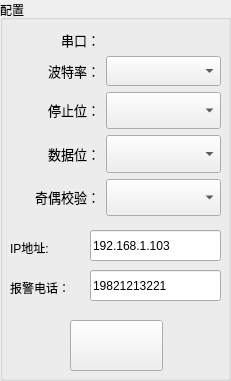
   <widget class="QGroupBox" name="groupBox_16">
    <property name="geometry">
     <rect>
      <x>660</x>
      <y>10</y>
      <width>231</width>
      <height>381</height>
     </rect>
    </property>
    <property name="title">
     <string>配置</string>
    </property>
    <widget class="QPushButton" name="pushButton_switch">
     <property name="geometry">
      <rect>
       <x>70</x>
       <y>320</y>
       <width>93</width>
       <height>51</height>
      </rect>
     </property>
     <property name="styleSheet">
      <string notr="true">border-image: url(:/off/off.png);</string>
     </property>
     <property name="text">
      <string/>
     </property>
    </widget>
    <widget class="QLineEdit" name="lineEdit_ip">
     <property name="geometry">
      <rect>
       <x>90</x>
       <y>230</y>
       <width>131</width>
       <height>31</height>
      </rect>
     </property>
     <property name="text">
      <string>192.168.1.103</string>
     </property>
    </widget>
    <widget class="QLabel" name="label">
     <property name="geometry">
      <rect>
       <x>10</x>
       <y>240</y>
       <width>54</width>
       <height>16</height>
      </rect>
     </property>
     <property name="text">
      <string>IP地址:</string>
     </property>
    </widget>
    <widget class="QWidget" name="layoutWidget_19">
     <property name="geometry">
      <rect>
       <x>10</x>
       <y>30</y>
       <width>211</width>
       <height>186</height>
      </rect>
     </property>
     <layout class="QVBoxLayout" name="verticalLayout_2">
      <item>
       <layout class="QVBoxLayout" name="verticalLayout_35">
        <item>
         <widget class="QLabel" name="label_61">
          <property name="sizePolicy">
           <sizepolicy hsizetype="Fixed" vsizetype="Fixed">
            <horstretch>0</horstretch>
            <verstretch>0</verstretch>
           </sizepolicy>
          </property>
          <property name="minimumSize">
           <size>
            <width>90</width>
            <height>20</height>
           </size>
          </property>
          <property name="font">
           <font>
            <pointsize>10</pointsize>
           </font>
          </property>
          <property name="text">
           <string>串口：</string>
          </property>
          <property name="alignment">
           <set>Qt::AlignRight|Qt::AlignTrailing|Qt::AlignVCenter</set>
          </property>
         </widget>
        </item>
       </layout>
      </item>
      <item>
       <layout class="QHBoxLayout" name="horizontalLayout_57">
        <item>
         <widget class="QLabel" name="label_2">
          <property name="sizePolicy">
           <sizepolicy hsizetype="Fixed" vsizetype="Fixed">
            <horstretch>0</horstretch>
            <verstretch>0</verstretch>
           </sizepolicy>
          </property>
          <property name="minimumSize">
           <size>
            <width>90</width>
            <height>20</height>
           </size>
          </property>
          <property name="font">
           <font>
            <pointsize>10</pointsize>
           </font>
          </property>
          <property name="text">
           <string>波特率：</string>
          </property>
          <property name="alignment">
           <set>Qt::AlignRight|Qt::AlignTrailing|Qt::AlignVCenter</set>
          </property>
         </widget>
        </item>
        <item>
         <widget class="QComboBox" name="comboBox_baudrate">
          <property name="sizePolicy">
           <sizepolicy hsizetype="Preferred" vsizetype="Preferred">
            <horstretch>0</horstretch>
            <verstretch>0</verstretch>
           </sizepolicy>
          </property>
          <property name="minimumSize">
           <size>
            <width>0</width>
            <height>30</height>
           </size>
          </property>
          <property name="maximumSize">
           <size>
            <width>16777215</width>
            <height>30</height>
           </size>
          </property>
         </widget>
        </item>
       </layout>
      </item>
      <item>
       <layout class="QHBoxLayout" name="horizontalLayout_58">
        <item>
         <widget class="QLabel" name="label_62">
          <property name="sizePolicy">
           <sizepolicy hsizetype="Fixed" vsizetype="Fixed">
            <horstretch>0</horstretch>
            <verstretch>0</verstretch>
           </sizepolicy>
          </property>
          <property name="minimumSize">
           <size>
            <width>90</width>
            <height>20</height>
           </size>
          </property>
          <property name="font">
           <font>
            <pointsize>10</pointsize>
           </font>
          </property>
          <property name="text">
           <string>停止位：</string>
          </property>
          <property name="alignment">
           <set>Qt::AlignRight|Qt::AlignTrailing|Qt::AlignVCenter</set>
          </property>
         </widget>
        </item>
        <item>
         <widget class="QComboBox" name="comboBox_stopBit">
          <property name="sizePolicy">
           <sizepolicy hsizetype="Preferred" vsizetype="Preferred">
            <horstretch>0</horstretch>
            <verstretch>0</verstretch>
           </sizepolicy>
          </property>
          <property name="minimumSize">
           <size>
            <width>0</width>
            <height>30</height>
           </size>
          </property>
         </widget>
        </item>
       </layout>
      </item>
      <item>
       <layout class="QHBoxLayout" name="horizontalLayout_59">
        <item>
         <widget class="QLabel" name="label_63">
          <property name="sizePolicy">
           <sizepolicy hsizetype="Fixed" vsizetype="Fixed">
            <horstretch>0</horstretch>
            <verstretch>0</verstretch>
           </sizepolicy>
          </property>
          <property name="minimumSize">
           <size>
            <width>90</width>
            <height>20</height>
           </size>
          </property>
          <property name="font">
           <font>
            <pointsize>10</pointsize>
           </font>
          </property>
          <property name="text">
           <string>数据位：</string>
          </property>
          <property name="alignment">
           <set>Qt::AlignRight|Qt::AlignTrailing|Qt::AlignVCenter</set>
          </property>
         </widget>
        </item>
        <item>
         <widget class="QComboBox" name="comboBox_dataBit">
          <property name="sizePolicy">
           <sizepolicy hsizetype="Preferred" vsizetype="Preferred">
            <horstretch>0</horstretch>
            <verstretch>0</verstretch>
           </sizepolicy>
          </property>
          <property name="minimumSize">
           <size>
            <width>0</width>
            <height>30</height>
           </size>
          </property>
         </widget>
        </item>
       </layout>
      </item>
      <item>
       <layout class="QHBoxLayout" name="horizontalLayout_60">
        <item>
         <widget class="QLabel" name="label_64">
          <property name="sizePolicy">
           <sizepolicy hsizetype="Fixed" vsizetype="Fixed">
            <horstretch>0</horstretch>
            <verstretch>0</verstretch>
           </sizepolicy>
          </property>
          <property name="minimumSize">
           <size>
            <width>90</width>
            <height>20</height>
           </size>
          </property>
          <property name="font">
           <font>
            <pointsize>10</pointsize>
           </font>
          </property>
          <property name="text">
           <string>奇偶校验：</string>
          </property>
          <property name="alignment">
           <set>Qt::AlignRight|Qt::AlignTrailing|Qt::AlignVCenter</set>
          </property>
         </widget>
        </item>
        <item>
         <widget class="QComboBox" name="comboBox_parity">
          <property name="sizePolicy">
           <sizepolicy hsizetype="Preferred" vsizetype="Preferred">
            <horstretch>0</horstretch>
            <verstretch>0</verstretch>
           </sizepolicy>
          </property>
          <property name="minimumSize">
           <size>
            <width>0</width>
            <height>30</height>
           </size>
          </property>
         </widget>
        </item>
       </layout>
      </item>
     </layout>
    </widget>
    <widget class="QLineEdit" name="lineEdit_telephone">
     <property name="geometry">
      <rect>
       <x>90</x>
       <y>270</y>
       <width>131</width>
       <height>31</height>
      </rect>
     </property>
     <property name="text">
      <string>19821213221</string>
     </property>
    </widget>
    <widget class="QLabel" name="label_57">
     <property name="geometry">
      <rect>
       <x>10</x>
       <y>280</y>
       <width>81</width>
       <height>16</height>
      </rect>
     </property>
     <property name="text">
      <string>报警电话：</string>
     </property>
    </widget>
   </widget>
